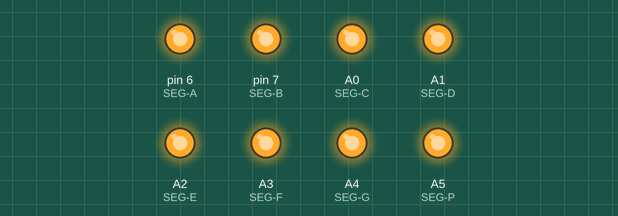
This sketch was run on a simulated Arduino Uno, built with avr-gcc and run on an emulated ATmega328P. On the bench: output pins drawn as LEDs (lit = HIGH). What the sketch prints to the serial monitor is not drawn.

Above: at 0.02 s.
At 2.87 s:
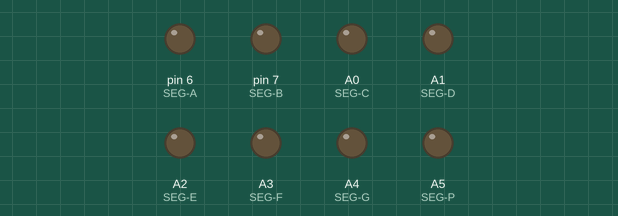
Timing chart, 0 to 3.2 s (numbered marks = the images above):
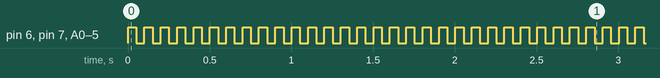

Measured:
- by itself, pin 6 (SEG-A), pin 7 (SEG-B), A0 (SEG-C), A1 (SEG-D), A2 (SEG-E), A3 (SEG-F), A4 (SEG-G), A5 (SEG-P): alternates HIGH for 0.05 s and LOW for 0.05 s

The sketch:

ledtest.ino
```cpp
// ledtest.ino - Test if all segment resistors are soldered correctly

void setup() {
  Serial.begin(115200);
  Serial.println("blinky");
  pinMode(6, OUTPUT); // SEG-A
  pinMode(7, OUTPUT); // SEG-B
  pinMode(A0, OUTPUT); // SEG-C
  pinMode(A1, OUTPUT); // SEG-D
  pinMode(A2, OUTPUT); // SEG-E
  pinMode(A3, OUTPUT); // SEG-F
  pinMode(A4, OUTPUT); // SEG-G
  pinMode(A5, OUTPUT); // SEG-P
}

void loop() {
  Serial.println("on");
  digitalWrite(6, HIGH);
  digitalWrite(7, HIGH);
  digitalWrite(A0, HIGH);
  digitalWrite(A1, HIGH);
  digitalWrite(A2, HIGH);
  digitalWrite(A3, HIGH);
  digitalWrite(A4, HIGH);
  digitalWrite(A5, HIGH);
  delay(50);

  Serial.println("off");
  digitalWrite(6, LOW);
  digitalWrite(7, LOW);
  digitalWrite(A0, LOW);
  digitalWrite(A1, LOW);
  digitalWrite(A2, LOW);
  digitalWrite(A3, LOW);
  digitalWrite(A4, LOW);
  digitalWrite(A5, LOW);
  delay(50);
}
```
